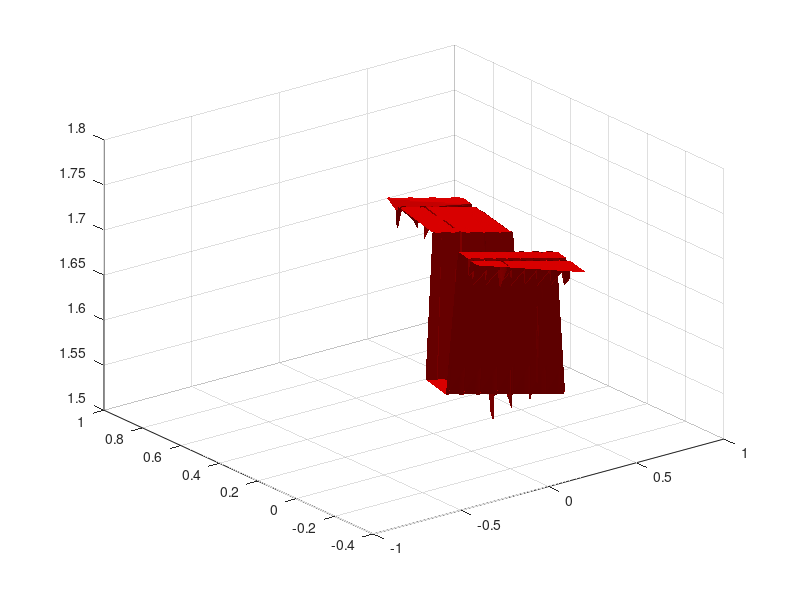

This figure's MATLAB source: (Note: this script raises an error after producing the figure.)
points = load('surface.csv');
VIEW_DIM = sqrt(length(points));

%adjust coordinates to matlab's rendering 
Y = reshape(points(:,1),VIEW_DIM,VIEW_DIM);
Z = reshape(points(:,2),VIEW_DIM,VIEW_DIM);
X = reshape(points(:,3),VIEW_DIM,VIEW_DIM);

Z(Z(:)<1) = nan;
% Z(isnan(Z(:))) = min(Z(:));

axis([min(X(:)) max(X(:)) min(Y(:)) max(Y(:)) min(Z(:))-0.3 max(Z(:))]);
surf(X,Y,Z,'FaceColor','red','EdgeColor','none')
camlight left;lighting phong;